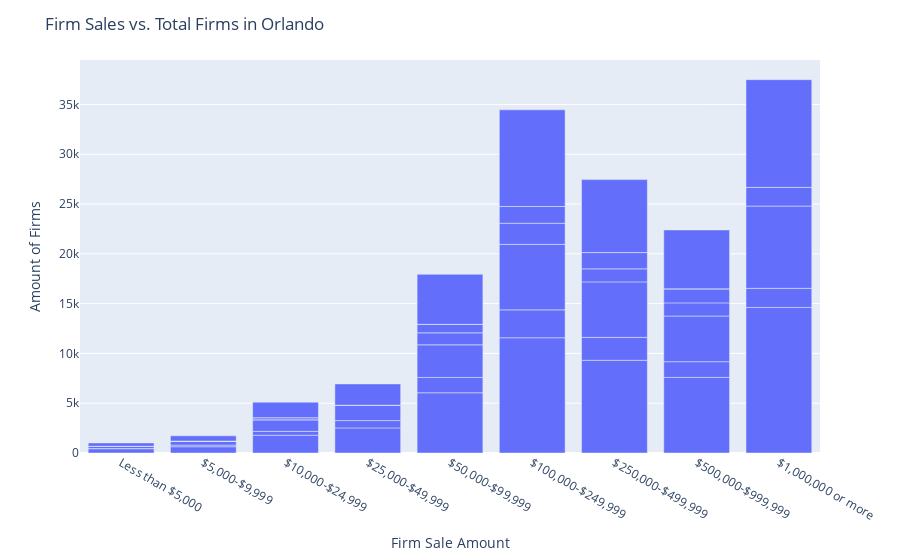

Notebook code cell kept with this figure:
### Code cell
#bar chart Firm Sales vs. Total Firms in Orlando

fig = px.bar(orlando, y='Amount_of_Firms', x='Firm_Sale_Amount')
fig.update_layout(
    xaxis_title="Firm Sale Amount",
    yaxis_title="Amount of Firms"
)
fig.update_layout(title="Firm Sales vs. Total Firms in Orlando")
fig.show()

### Figure 1 — Plotly figure (JSON) as saved in the notebook; plotly's stock layout.template omitted (floating-point values rounded to 4 significant figures)
{"data": [{"alignmentgroup": "True", "hovertemplate": "Firm_Sale_Amount=%{x}<br>Amount_of_Firms=%{y}<extra></extra>", "legendgroup": "", "marker": {"color": "#636efa", "pattern": {"shape": ""}}, "name": "", "offsetgroup": "", "orientation": "v", "showlegend": false, "textposition": "auto", "type": "bar", "x": ["Less than $5,000", "$5,000-$9,999", "$10,000-$24,999", "$25,000-$49,999", "$50,000-$99,999", "$100,000-$249,999", "$250,000-$499,999", "$500,000-$999,999", "$1,000,000 or more", "$10,000-$24,999", "Less than $5,000", "$5,000-$9,999", "$25,000-$49,999", "$50,000-$99,999", "$100,000-$249,999", "$250,000-$499,999", "$500,000-$999,999", "$1,000,000 or more", "Less than $5,000", "$5,000-$9,999", "$10,000-$24,999", "$25,000-$49,999", "$50,000-$99,999", "$100,000-$249,999", "$250,000-$499,999", "$500,000-$999,999", "$1,000,000 or more", "$25,000-$49,999", "Less than $5,000", "$5,000-$9,999", "$10,000-$24,999", "$50,000-$99,999", "$100,000-$249,999", "$250,000-$499,999", "$500,000-$999,999", "$1,000,000 or more", "Less than $5,000", "$5,000-$9,999", "$10,000-$24,999", "$25,000-$49,999", "$50,000-$99,999", "$100,000-$249,999", "$250,000-$499,999", "$500,000-$999,999", "$1,000,000 or more", "Less than $5,000", "$5,000-$9,999", "$10,000-$24,999", "$25,000-$49,999", "$50,000-$99,999", "$100,000-$249,999", "$250,000-$499,999", "$500,000-$999,999", "$1,000,000 or more", "Less than $5,000", "$5,000-$9,999", "$10,000-$24,999", "$25,000-$49,999", "$500,000-$999,999", "$50,000-$99,999", "$100,000-$249,999", "$250,000-$499,999", "$1,000,000 or more"], "xaxis": "x", "y": [441, 632, 1787, 2518, 6048, 11572, 9309, 7593, 14618, 386, 0, 160, 737, 1540, 2802, 2303, 1577, 1914, 237, 405, 1164, 1545, 3274, 6576, 5571, 4585, 8267, 0, 0, 0, 0, 1204, 2119, 1309, 1319, 1873, 0, 0, 210, 0, 857, 1686, 1638, 1412, 0, 0, 0, 0, 0, 0, 0, 0, 0, 0, 336, 530, 1557, 2138, 5914, 5016, 9705, 7322, 10819], "yaxis": "y"}], "layout": {"barmode": "relative", "legend": {"tracegroupgap": 0}, "margin": {"t": 60}, "title": {"text": "Firm Sales vs. Total Firms in Orlando"}, "xaxis": {"anchor": "y", "domain": [0, 1], "title": {"text": "Firm Sale Amount"}}, "yaxis": {"anchor": "x", "domain": [0, 1], "title": {"text": "Amount of Firms"}}}}
